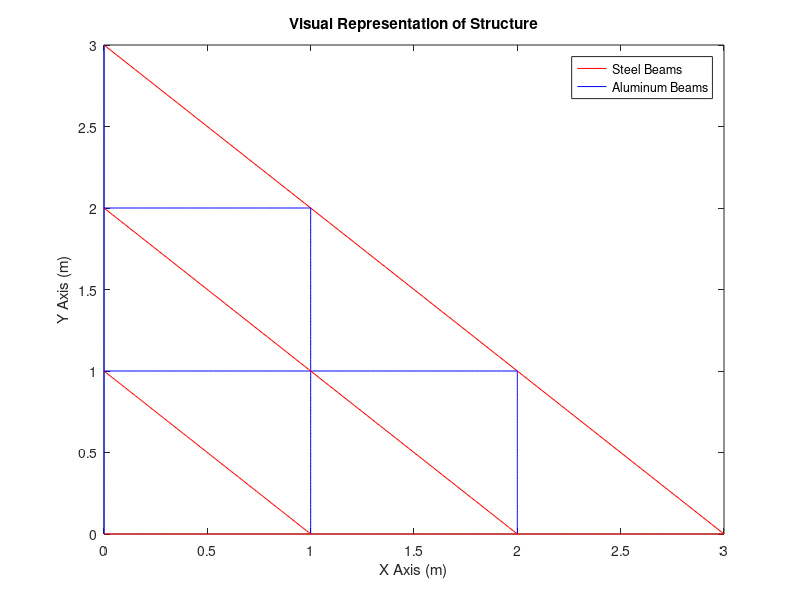
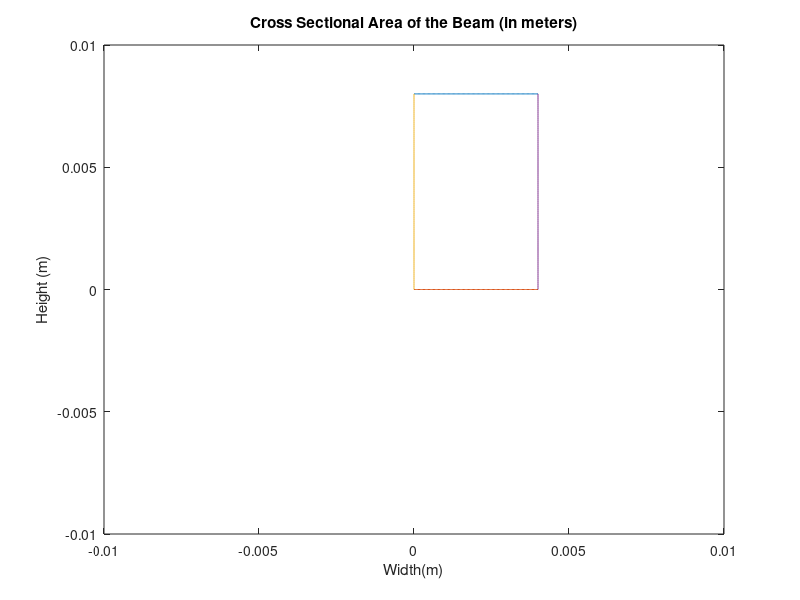

The MATLAB source for these figures, in order: (Note: this script raises an error after producing the figures.)
%% Introduction
%{
Created by Michael Stewart
Mar 27 2021
Student Number: 214693626

Revision 1

Notes about Running Program:



SELF CONTAINED VERSION
This version of the Program is self-contained. Meaning that it does not use
any external functions as requested per lab Manual. This will be changed in
future iterations. 

Reusibility: The calcualtions section of this code is made to be completely
reusable. The Intialization section (Setting the parameters of the
Elements)is not Reusable as the possibility in element lengths,
angles, interconnectedness, and Young's modulus is infinte. Also note that
the Visualization section of the program is only used to help the user to
visualize the final design chosen. 

The Approach taken to create this program was to hardcode Arrays of Element
and Node Parameters and create functions and other calculations that can
input these arrays to give proper answers

Assumptions:
 
Counter Clockwise Rotation is Positive
Clockwise Rotation is Negative
Units are S.I. (m, Pa, N, etc), and Angles are in Radians


%}
clear all

%% Visualization Section
%Visual Representaiton of Chosen Final Design (Non Reusable)

%This Section helps to visualize the created structure.


%Note that this part of the code is not Reusable and Cannot be used to
%Solve different problems

% X-Y Plane of the Sructure
x=linspace(0,3);y=-x+3; 
x2=linspace(0,2); y2=ones(1,length(x2));
x3=linspace(0,1);y4=-x3+1; y5=-x2+2;
figure(1);

plot(x,y,'r',x2,y2,'b',x3,2*y2,'b',2*y2,x3,'b',y2,x2,'b',x3,y4,'r',x2,y5,'r',zeros(1,length(x)),x,'b',x,zeros(1,length(x)),'r')
title('Visual Representation of Structure');
legend('Steel Beams','Aluminum Beams');
xlabel('X Axis (m)'); ylabel('Y Axis (m)');

% Cross Sectional Area
x=linspace(0,0.004); x1=linspace(0,0.008);
y=ones(1,length(x)); 
figure(2);
plot(x,0.008.*y,x,0.*y,0.*y,x1,0.004.*y,x1);
xlim([-0.01,0.01]); ylim([-0.01,0.01]);
title('Cross Sectional Area of the Beam (in meters)');
xlabel('Width(m)'); ylabel('Height (m)');
%% Intialization Section:
%Setting up Elemental Values (Non Reusable)

A=0.008*0.004; %m 



Alum_E=69e09;
Steel_E=200e+09;

% Element 1 (between Node 1 and 2
Length_1=1; %m
Angle_1= 0; %Degrees and Radians
E_1=Steel_E;
Node_connect_1=[1,2];

% Element 2(between Node 2 and 3)
Length_2=1; %m
Angle_2=0;
E_2=Steel_E;
Node_connect_2=[2,3];

%Element 3(between Node 3 and 4)
Length_3=1;
Angle_3=0;
E_3=Steel_E;
Node_connect_3=[3,4];


%Element 4 (between Node 1 and 5)
Length_4=1;
Angle_4=deg2rad(90); %Covnerts -180 degrees to radians
E_4=Alum_E;
Node_connect_4=[1,5];

%Element 5(between Node 2 and 5)
Length_5=sqrt(2); %comes from sqrt(1^2+1^2)
Angle_5=deg2rad(-45); % Converts degs to radians
E_5=Steel_E;
Node_connect_5=[2,5];

%Element 6 (between Node 2 and 6)
Length_6=1;
Angle_6=deg2rad(90);
E_6=Alum_E;
Node_connect_6=[2,6];

%Element 7 (between 3 and 6)
Length_7=sqrt(2);
Angle_7=deg2rad(-45);
E_7=Steel_E;
Node_connect_7=[3,6];


%Element 8 (between Node 2 and 7)
Length_8=1;
Angle_8=deg2rad(90);
E_8=Alum_E;
Node_connect_8=[2,7];

%Element 9(between 4 and 7)
Length_9=sqrt(2);
Angle_9=deg2rad(-45);
E_9=Steel_E;
Node_connect_9=[4,7];

%Element 10(between 5 and 6)
Length_10=1;
Angle_10=0;
E_10=Alum_E;
Node_connect_10=[5,6];

%Element 11(between 6 and 7)
Length_11=1;
Angle_11=0;
E_11=Alum_E;
Node_connect_11=[6,7];

%Element 12(between 5 and 8)
Length_12=1;
Angle_12=deg2rad(90);
E_12=Alum_E;
Node_connect_12=[5,8];

%Element 13(between 6 and 8)
Length_13=sqrt(2);
Angle_13=deg2rad(-45);
E_13=Steel_E;
Node_connect_13=[6,8];

%Element 14(between 6 and 9)
Length_14=1;
Angle_14=deg2rad(90);
E_14=Alum_E;
Node_connect_14=[6,9];

%Element 15(between 7 and 9)
Length_15=sqrt(2);
Angle_15=deg2rad(-45);
E_15=Steel_E;
Node_connect_15=[7,9];


%Element 16(between 8 and 9)
Length_16=1;
Angle_16=deg2rad(0);
E_16=Alum_E;
Node_connect_16=[8,9];

%Element 17 (between 8 and 10)
Length_17=1;
Angle_17=deg2rad(90);
E_17=Alum_E;
Node_connect_17=[8,10];

%Element 18(Node betwen 9 to 10)
Length_18=sqrt(2);
Angle_18=deg2rad(-45);
E_18=Steel_E;
Node_connect_18=[9,10];


%HardCoded Arrays. To be used as an Example

Length_Array=[Length_1,Length_2,Length_3,Length_4,...
    Length_5,Length_6,Length_7,Length_8,Length_9,Length_10,...
    Length_11,Length_12,Length_13,Length_14,Length_15,Length_16,Length_17,Length_18];

E_Array=[E_1,E_2,E_3,E_4,E_5,E_6,E_7,E_8,E_9,E_10,E_11,E_12,E_13,E_14,E_15,E_16,E_17,E_18];

Angle_Array=[Angle_1,Angle_2,Angle_3,Angle_4,Angle_5,Angle_6,...
    Angle_7,Angle_8,Angle_9,Angle_10,Angle_11,Angle_12,Angle_13,Angle_14...
    ,Angle_15,Angle_16,Angle_17,Angle_18];

Interconnect_mat=[Node_connect_1;Node_connect_2;Node_connect_3;...
    Node_connect_4;Node_connect_5;Node_connect_6;Node_connect_7;...
    Node_connect_8;Node_connect_9;Node_connect_10;Node_connect_11;...
    Node_connect_12;Node_connect_13;Node_connect_14;Node_connect_15;...
    Node_connect_16;Node_connect_17;Node_connect_18];

Num_of_elements=length(Length_Array);

A_Array=A.*ones(1,Num_of_elements); %Since all the Cross Sectional Areas are the same

Node_mat=[0,0;1,0;2,0;3,0;0,1;1,1;2,1;0,2;1,2;0,3]; %Creates the Node Matrix

BC_mat=[1,1;0,0;0,0;0,0;1,1;0,0;0,0;1,1;0,0;1,1]; %Each Row Corresponds to the Node
%1st Column is x and %2nd column is y

Forces=[0,0,0,-3000,0,-3000,0,-3000,0,0,0,0,0,0,0,0,0,0,0,0];

%% Generation of Global Stiffness Matrix

%This Section of the 
GlobalStiffnessMatrix_Example=GlobalStiffnessMatrix(E_Array,...
    A_Array,Length_Array,Angle_Array,Interconnect_mat);


%% Applying Boundary Conditions

%Step one: Unpack BC Mat and deletes rows and columns 

%unpacking Boundary Condition Matrix
index=1;
for k=1:length(BC_mat)
    BC_Unpacked(index)=BC_mat(k,1);
    index=index+1;
    BC_Unpacked(index)=BC_mat(k,2);
    index=index+1;  
end



%Applying BC's

%Applying BC to Global Stiffness Matrix
List_Non_zeros=find(BC_Unpacked); % Finds the indexes of the Boundary Conditions
%finds the indexs of Boundary Conditons

BC_GSM=GlobalStiffnessMatrix_Example;

BC_GSM([List_Non_zeros],:)=[];
BC_GSM(:,[List_Non_zeros])=[];
%deletes the rows and columns that have Boundary Conditions

%Applying BC to Forces Vector
BC_Forces=Forces;
BC_Forces([List_Non_zeros])=[];
%Deletes Froces Values which have bounary conditions

%% Solve for Displacements

Displacements=inv(BC_GSM)*(transpose(BC_Forces));
%This gives the Displacements in meters

%% Solve for Reaction Forces
List_zeros=find(~BC_Unpacked); %Finds index of Zeros in BC Unpacked Array


RF_GSM=GlobalStiffnessMatrix_Example;
RF_GSM(:,[List_Non_zeros])=[]; %Deletes Columns with ones (that have boundary conditons)
RF_GSM([List_zeros],:)=[]; %Deletes Rows with Zeros (that are not boundary conditioned)

Reaction_force=(RF_GSM)*(Displacements);


%% Create Full Arrays of the the Reaction and Displacements for each Node

%This Section populates the Reaction and Displacement array so that they
%have a value of 0 when they are not considered in the above calculations
index=1;
index2=1;

for i=1:length(BC_Unpacked)
    if (BC_Unpacked(i)==1)
        Total_displacements(i)=0;
        ReactionForce_total(i)=Reaction_force(index2);
        index2=index2+1;
    else
        Total_displacements(i)=Displacements(index);
        index=index+1;
    end
end


%% Calculate Stress of Each Element
for i=1:length(Length_Array)
    
    StressAngleArray=[-cos(Angle_Array(i)),-sin(Angle_Array(i)),cos(Angle_Array(i)),sin(Angle_Array(i))];
    X_1=Interconnect_mat(i,1)*2-1; X_2=Interconnect_mat(i,2)*2-1; %indexs
    Y_1=Interconnect_mat(i,1)*2; Y_2=Interconnect_mat(i,2)*2; 
    %Using the Node Numbers mentioned in the interconnectiveness matrix, we
    %come up with indexes to be accessed for each element
    
    Element_displacement=[Total_displacements(X_1);Total_displacements(Y_1);...
        Total_displacements(X_2);Total_displacements(Y_2)];
    Stress(i)=(StressAngleArray*Element_displacement)*E_Array(i)/Length_Array(i); %Produces Stresses of the Elements
    %Using the Angle Array we can multiply it by the displacements
end

%% Plot Deformed and Undeformed Nodes


%Repack Displacements in x and y coordinates
Displacements_Packed(:,1)=Total_displacements(1:2:end);
Displacements_Packed(:,2)=Total_displacements(2:2:end);
%this is done because 

Scale=20;

Displaced_Nodes=Node_mat+Scale.*(Displacements_Packed);
%Adds the existing x,y corrdinates of the element to the node displacements

figure(3)
plot(1:2)=scatter(Node_mat(:,1),Node_mat(:,2),'filled','b');hold on
plot(3:4)=scatter(Displaced_Nodes(:,1),Displaced_Nodes(:,2),'r','filled');
hold off;
legend(plot([2,4]) ,{'Orginal Nodes','Displaced Nodes (Scale 20)'})
xlabel('X Axis'); ylabel('Y Axis')

%% Local Fucntions 


function [output]=GlobalStiffnessMatrix(E_Array,A_Array,Length_Array,Angle_Array,Interconnect_mat)
%Takes in the E,A,L,Angle and Interconnection Matrix to Create the Global Stiffness Matrix



Zeros_mat=zeros((max(max(Interconnect_mat)))*2,(max(max(Interconnect_mat)))*2,length(Angle_Array));
%Takes the Maximum Node Value in the Interconnection Matrix and Multiplies
%it by 2

% In our Example the Zero Matrix is a 20 by 20 by 18
%This is because we need to represent X values, Y values in 10 Nodes with
%18 Elements


Global_Stiffness_2=Zeros_mat;

%Matrix for Elemental Stiffness Matrix
mat=[1,0,-1,0;0,0,0,0;-1,0,1,0;0,0,0,0]; 

for i =1:length(Angle_Array) %iterations through the Elements 
    
    %First Step is to Calculate the Elemental Stiffness Matrix
    E_Stiffness_mat(:,:,i)=mat*E_Array(i)*A_Array(i)/Length_Array(i);
    % Each 'Slice' is the Elements Stiffness Matrix
    
    %Second Step is to Calculate the Transformation Matrix of Each Elemnet
    Tranform_Matrix(:,:,i)=[cos(Angle_Array(i)),sin(Angle_Array(i)),0,0;sin(Angle_Array(i)),cos(Angle_Array(i)),0,0;...
     0,0,cos(Angle_Array(i)),sin(Angle_Array(i));0,0,sin(Angle_Array(i)),cos(Angle_Array(i))];
    %Each 'Slice' Represents the Element's Transformation Matrix
    
    %This Global Stiffness Matrix represents the Values of Each Element
    %which have not been added together.
    Global_Stiffness_1(:,:,i)=transpose(Tranform_Matrix(:,:,i))*...
        E_Stiffness_mat(:,:,i)*Tranform_Matrix(:,:,i);
    
    %The Next Part is to Move the Values found in Global Stiffness_1 into a
    %big 2D array, one that could easily be added together to get the
    %global matrix
    
    
    %We must define our indexes of the X(i,1)-X(i,1) Values:
    Index_1=Interconnect_mat(i,1)*2-1; Index_2=Interconnect_mat(i,2)*2-1;
    %These index values use the attached nodel numbers.
    %in our example our Zeroes Matrix is 20 by 20 by 18 since we have 10
    %Nodes with X and Y values for the Nodes and 18 Elements. The Index
    %values use the Node's number multiplies it by 2 and subtracts 1 to
    %represent the Global Stiffness Matrix's Index Value in 2D
    
        
    %We now assign the Global Stiffness Matrix values to the proper indices
    
    %Qudrant 2 (Top Left):
    
    Global_Stiffness_2(Index_1,Index_1,i)=Global_Stiffness_1(1,1,i);
    %X1-X1 Component
    Global_Stiffness_2(Index_1+1,Index_1,i)=Global_Stiffness_1(2,1,i);
    %X1-Y1 Component
    Global_Stiffness_2(Index_1,Index_1+1,i)=Global_Stiffness_1(1,2,i);
    %Y1-X1 Component
    Global_Stiffness_2(Index_1+1,Index_1+1,i)=Global_Stiffness_1(2,2,i);
    %Y1-Y1 Component
    
    %Quadrant 4 (Bottom Right)
    Global_Stiffness_2(Index_2,Index_2,i)=Global_Stiffness_1(3,3,i);
    %X2-X2 Component
    Global_Stiffness_2(Index_2+1,Index_2,i)=Global_Stiffness_1(4,3,i);
    %X2-Y2 Component
    Global_Stiffness_2(Index_2,Index_2+1,i)=Global_Stiffness_1(3,4,i);
    %Y2-X2 Component
    Global_Stiffness_2(Index_2+1,Index_2+1,i)=Global_Stiffness_1(4,4,i);
    %Y2-Y2 Component
    
    %Quadrant 3 (Bottom Left)
    Global_Stiffness_2(Index_1,Index_2,i)=Global_Stiffness_1(1,3,i);
    %X1-X2 Component
    Global_Stiffness_2(Index_1+1,Index_2,i)=Global_Stiffness_1(2,3,i);
    %X1-Y2 Component
    Global_Stiffness_2(Index_1,Index_2+1,i)=Global_Stiffness_1(1,4,i);
    %Y1-X2 Component
    Global_Stiffness_2(Index_1+1,Index_2+1,i)=Global_Stiffness_1(2,4,i);
    %Y1-Y2 Component
    
    %Quadrant 1 (Top Right)
    Global_Stiffness_2(Index_2,Index_1,i)=Global_Stiffness_1(3,1,i);
    %X2-X1 Component
    Global_Stiffness_2(Index_2,Index_1+1,i)=Global_Stiffness_1(3,2,i);
    %X2-Y1 Component
    Global_Stiffness_2(Index_2+1,Index_1,i)=Global_Stiffness_1(4,1,i);
    %Y2-X1 Component
    Global_Stiffness_2(Index_2+1,Index_1+1,i)=Global_Stiffness_1(4,2,i);
    %Y2-Y1 Component
    
    
    
end
%Now that we have Propagted our Global Stiffness Matrices for each Element
    %, we can add up all the 'Slices' to get a 2D Sum-- This is our Global
    %Stiffness Matrix
output=sum(Global_Stiffness_2,3);
 
end 

%